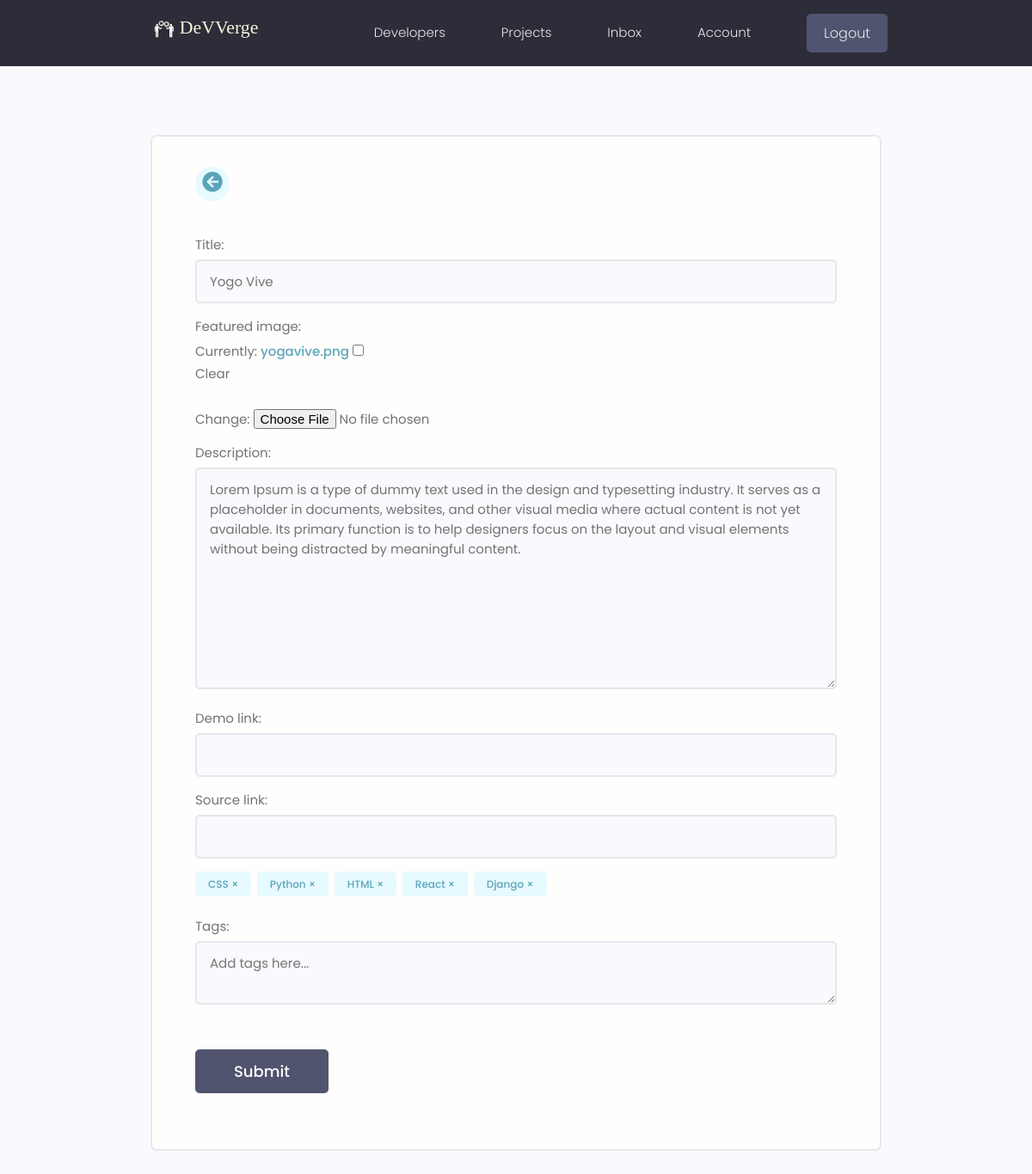
The page /projects/update-project/b2bcdd6a-951d-496c-82d4-cef6b646dcfc/ (signed in) on the database its author committed.
### projects/models.py (models this page shows, shortened)
class Project(models.Model):
    owner=models.ForeignKey(Profile,blank=True,null=True,on_delete=models.CASCADE)
    title=models.CharField(max_length=200)
    description=models.TextField(null=True,blank=True)
    featured_image=models.ImageField(null=True,blank=True,default="default.jpg")
    demo_link=models.CharField(max_length=2000,null=True,blank=True)
    source_link=models.CharField(max_length=2000,null=True,blank=True)
    tags=models.ManyToManyField('Tag',blank=True)
    vote_total=models.IntegerField(default=0,null=True,blank=True)
    vote_ratio=models.IntegerField(default=0,null=True,blank=True)
    created=models.DateTimeField(auto_now_add=True)
    id=models.UUIDField(default=uuid.uuid4,primary_key=True,unique=True,editable=False)
    class Meta:
        ordering=['-vote_ratio','-vote_total','title']

class Tag(models.Model):
    name=models.CharField(max_length=200)
    created=models.DateTimeField(auto_now_add=True)
    id=models.UUIDField(default=uuid.uuid4,primary_key=True,unique=True,editable=False)

### projects/views.py (the view, shortened to what this page needs)
# urls.py: path('update-project/<str:pk>/',views.updateProject,name='update-project'),
@login_required(login_url='login')
def updateProject(request,pk):
    profile=request.user.profile
    project=profile.project_set.get(id=pk)
    form=ProjectForm(instance=project)
    context={'form':form,'project':project}
    return render(request,'projects/project_form.html',context)

### projects/forms.py
class ProjectForm(ModelForm):
    class Meta:
        model=Project
        fields=['title','featured_image','description','demo_link','source_link']
        widgets={
            'tags':forms.CheckboxSelectMultiple()
            }
    def __init__(self,*args,**kwargs):
        super(ProjectForm,self).__init__(*args,**kwargs)
        for name,field in self.fields.items():
            field.widget.attrs.update({'class':'input'})

### projects/templates/projects/project_form.html (shortened to what this page needs)
{% extends 'main.html' %}
{% block content %}
<main class="formPage my-xl">
    <div class="content-box">
        <div class="formWrapper">
            <a class="backButton" href="{% url 'account' %}">
                <i class="mdi mdi-arrow-left-circle"></i>
            </a>
            <br>
            <form action="" class="form" method="POST" enctype="multipart/form-data">
                {% for field in form %}
                <div class="form__field">
                    <label for="formInput#text">{{field.label}}: </label>
                    {{field}}
                </div>
                {% endfor %}
                <div class="form__field">
                    {% for tag in project.tags.all %}
                    <div class="project-tag tag tag-pill tag--main" data-tag='{{tag.id}}' data-project="{{project.id}}">
                        {{tag.name}} &#215;</div>
                    {% endfor %}
                </div>
                <div class="form__field">
                    <label for="formInpput#text">Tags:</label>
                    <textarea class="input" name="newtags" placeholder="Add tags here..."></textarea>
                </div>
                <input class="btn btn--sub btn--lg  my-md" type="submit" value="Submit" />
            </form>
        </div>
    </div>
</main>
{% endblock %}

### static/styles/app.css (style rules this page uses)
:root { --color-sub: #2d2d39; }
.btn--sub { background-color: var(--color-sub-light); }
i.mdi { font-size: 28px; }
.content-box { width: 95%; max-width: 85rem; margin: 0 auto; }
.backButton { background: var(--color-main-light); color: var(--color-main); width: 4rem; height: 4rem; display: flex; align-items: center; justify-content: center; border-radius: 50%; }
.backButton i { font-size: 28px; }
.formPage .formWrapper { list-style: none; background: var(--color-white); padding: 3.5rem 5rem; border: 2px solid var(--color-light); border-radius: 0.7rem; }

### static/uikit/styles/modules/_variables.css (style rules this page uses)
:root { --color-main: #5aa5b9; --color-main-light: #e6faff; --color-sub: #3f4156; --color-sub-light: #51546e; --color-sub-lighter: #ededfd; --color-text: #737373; --color-gray: #8b8b8b; --color-light: #e5e7eb; --color-light-gray: #767676; --color-bg: #f8fafd; --color-white: #fffefd; --color-white-light: #f3f3f3; --color-success: #359e64; --color-success-bg: #def8e8; --color-error: #fc4b0b; --color-error-bg: #fff2ee; --font-base: 'Poppins', arial, helvetica, 'Segoe UI', roboto, ubuntu, sans-serif; --font-monospace: 'Fira Code', 'Courier New', courier, monospace; --font-regular: 300; --font-medium: 500; --font-bold: 700; --generic-shadow: 1px 1px 5px #00000010; --generic-transition: all 0.3s ease-in-out; }

### static/uikit/styles/modules/_base.css (style rules this page uses)
* { margin: 0; padding: 0; box-sizing: border-box; text-rendering: optimizeLegibility; color: inherit; font-size: inherit; }
html { font-size: 50%; }
@media only screen and (min-width: 480px) { html { font-size: 56.25%; } }
@media only screen and (min-width: 1200px) { html { font-size: 62.5%; } }
body { line-height: 1.6; font-weight: 400; font-size: 1.5rem; color: var(--color-text); background-color: var(--color-bg); min-height: 100vh; }

### static/uikit/styles/modules/_typography.css (style rules this page uses)
* { font-family: var(--font-base); }
a { padding-bottom: 2px; text-decoration: none; display: inline-block; color: var(--color-main); font-weight: var(--font-medium); }

### static/uikit/styles/modules/_utilities.css (style rules this page uses)
.my-md { margin: 3rem auto; }
.my-xl { margin: 8rem auto; }

### static/uikit/styles/modules/_button.css (style rules this page uses)
.btn { display: inline-block; position: relative; cursor: pointer; background-color: var(--color-light); font-weight: var(--font-medium); color: var(--color-sub); text-decoration: none; padding: 1rem 2rem; border-radius: 0.5rem; border: none; width: -webkit-fit-content; width: -moz-fit-content; width: fit-content; height: -webkit-fit-content; height: -moz-fit-content; height: fit-content; font-size: 1.6rem; outline-width: 0; outline-color: transparent; -webkit-backface-visibility: hidden; backface-visibility: hidden; transition: all 0.3s ease-in-out; }
.btn--sub { background-color: var(--color-sub); color: var(--color-white); }
.btn--lg { font-size: 1.8rem; padding: 1.2rem 4.5rem; }

### static/uikit/styles/modules/_form.css (style rules this page uses)
.form { display: block; }
.form__field { margin-top: 1.5rem; margin-bottom: 1.5rem; }
.form__label, .form__field > label { display: block; margin-bottom: 0.5rem; color: var(--color-text); }
input.input[type='text'], input.input[type='email'], input.input[type='password'], input.input[type='number'], textarea.input { min-width: 24rem; width: 100%; padding: 1.2rem 1.5rem; border-radius: 0.5rem; border: 2px solid var(--color-light); transition: all 0.3s ease-in-out; background-color: var(--color-bg); }

### static/uikit/styles/modules/_tag.css (style rules this page uses)
.tag { display: inline-flex; align-items: center; background-color: var(--color-sub); height: -webkit-fit-content; height: -moz-fit-content; height: fit-content; width: -webkit-fit-content; width: -moz-fit-content; width: fit-content; border-radius: 0.5rem; padding: 0.5rem 1.5rem; font-size: 1.2rem; cursor: pointer; }
.tag:not(:last-child) { margin-right: 0.25rem; margin-bottom: 0.75rem; }
.tag--main, .tag--main > small { background: var(--color-main-light); color: var(--color-main); font-weight: 500; }

### rows shown on the page
Project: form "Yogo Vive" "Lorem Ipsum is a type of dummy text used in the design and typesetting industry. It serves as a placeholder in documents, websites, and other visual media where actual content is not yet available. Its primary function is to help designers focus on the layout and visual elements without being distracted by meaningful content."
Tag: name "CSS"
Tag: name "Python"
Tag: name "HTML"
Tag: name "React"
Tag: name "Django"

### other values the page prints
{{ field.label }} "Title" "Featured image" "Description" "Demo link" "Source link"
